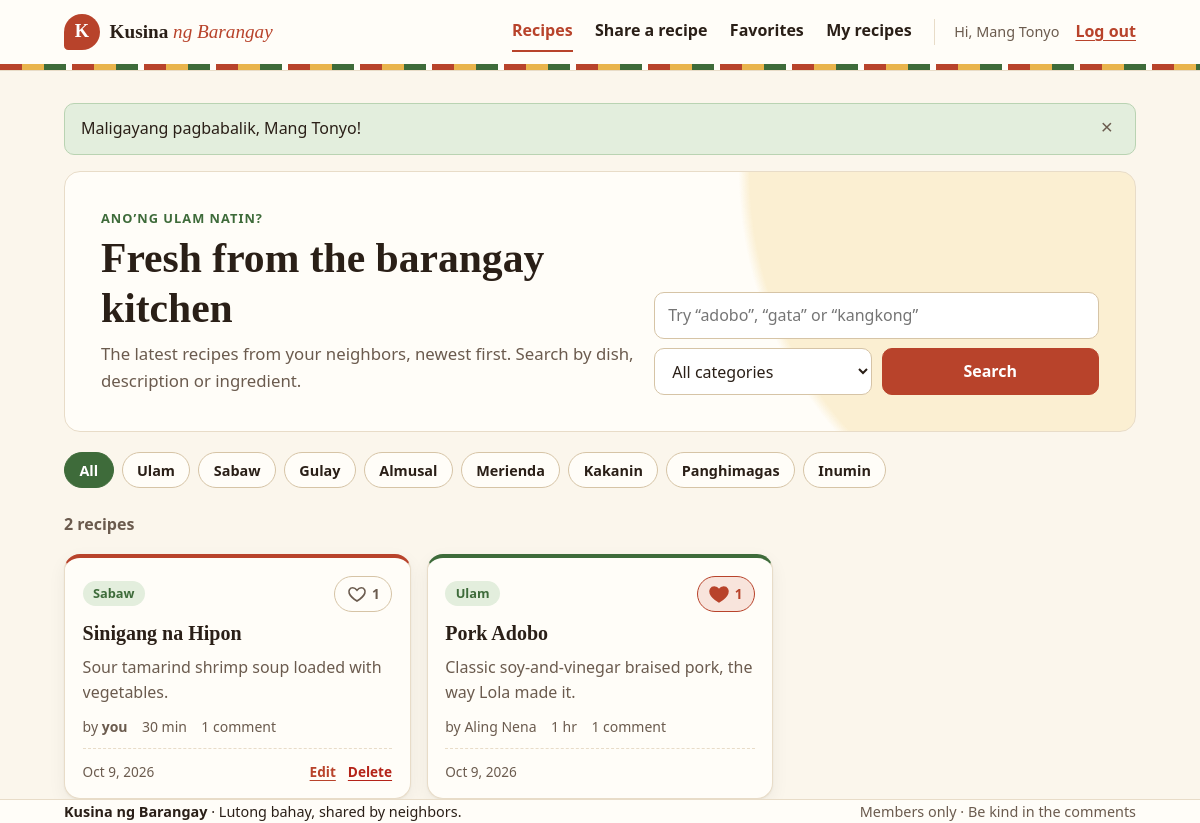
The page /recipes.php (signed in) on the database its author committed.
### tables this page shows
CREATE TABLE categories (
  id           INT UNSIGNED  NOT NULL AUTO_INCREMENT,
  name         VARCHAR(50)   NOT NULL,
  description  VARCHAR(255)  NULL,

  PRIMARY KEY (id),
  UNIQUE KEY uq_categories_name (name)
);

CREATE TABLE recipes (
  id                 INT UNSIGNED      NOT NULL AUTO_INCREMENT,
  user_id            INT UNSIGNED      NOT NULL,
  category_id        INT UNSIGNED      NOT NULL,
  title              VARCHAR(120)      NOT NULL,
  description        VARCHAR(500)      NOT NULL,
  steps              TEXT              NOT NULL,
  servings           TINYINT UNSIGNED  NULL,
  cook_time_minutes  SMALLINT UNSIGNED NULL,
  created_at         TIMESTAMP         NOT NULL DEFAULT CURRENT_TIMESTAMP,
  updated_at         TIMESTAMP         NULL DEFAULT NULL ON UPDATE CURRENT_TIMESTAMP,

  PRIMARY KEY (id),
  KEY idx_recipes_user       (user_id),
  KEY idx_recipes_category   (category_id),
  KEY idx_recipes_created    (created_at),
  FULLTEXT KEY ft_recipes_search (title, description),

  CONSTRAINT fk_recipes_user
    FOREIGN KEY (user_id) REFERENCES users (id)
    ON DELETE CASCADE ON UPDATE CASCADE,
  CONSTRAINT fk_recipes_category
    FOREIGN KEY (category_id) REFERENCES categories (id)
    ON DELETE RESTRICT ON UPDATE CASCADE,

  CONSTRAINT chk_recipes_title     CHECK (CHAR_LENGTH(title) >= 3),
  CONSTRAINT chk_recipes_servings  CHECK (servings IS NULL OR servings BETWEEN 1 AND 50),
  CONSTRAINT chk_recipes_cooktime  CHECK (cook_time_minutes IS NULL OR cook_time_minutes BETWEEN 1 AND 1440)
);

CREATE TABLE users (
  id             INT UNSIGNED  NOT NULL AUTO_INCREMENT,
  username       VARCHAR(30)   NOT NULL,
  email          VARCHAR(255)  NOT NULL,
  password_hash  VARCHAR(255)  NOT NULL,
  display_name   VARCHAR(60)   NOT NULL,
  created_at     TIMESTAMP     NOT NULL DEFAULT CURRENT_TIMESTAMP,

  PRIMARY KEY (id),
  UNIQUE KEY uq_users_username (username),
  UNIQUE KEY uq_users_email    (email),
  CONSTRAINT chk_users_username CHECK (CHAR_LENGTH(username) >= 3)
);

### includes/bootstrap.php (called while the page is built, shortened)
<?php
require_once __DIR__ . '/../config/database.php';
require_once __DIR__ . '/helpers.php';
spl_autoload_register(static function (string $class): void {
    $file = __DIR__ . '/../classes/' . $class . '.php';
});
$session = new SessionManager();
try {
    $pdo = Database::connection();
} catch (PDOException $e) {
    error_log('Database connection failed: ' . $e->getMessage());
    http_response_code(500);
    exit('<h1>Database connection failed</h1><p>Check the settings in <code>config/database.php</code> and make sure MySQL is running and <code>recipe_db</code> is imported.</p>');
}
$categories = new CategoryRepository($pdo);
$recipes    = new RecipeRepository($pdo);

### classes/SessionManager.php (called while the page is built, shortened)
<?php
final class SessionManager
{
    public function isLoggedIn(): bool
    {
        return isset($_SESSION[self::USER_ID]);
    }
    public function userId(): ?int
    {
        return $this->isLoggedIn() ? (int) $_SESSION[self::USER_ID] : null;
    }
    public function displayName(): string
    {
        return (string) ($_SESSION[self::DISPLAY_NAME] ?? '');
    }
    public function pullFlashes(): array
    {
        $flashes = $_SESSION[self::FLASHES] ?? [];
        return $flashes;
    }
}

### classes/RecipeRepository.php (called while the page is built, shortened)
<?php
final class RecipeRepository
{
    public function search(int $viewerId, array $filters, int $page = 1, int $perPage = 9): array
    {
        $where = [];
        $params = [];
        $q = trim($filters['q'] ?? '');
        $whereSql = $where ? ' WHERE ' . implode(' AND ', $where) : '';
        $count = $this->pdo->prepare('SELECT COUNT(*)' . self::FROM_JOINS . $whereSql);
        $count->execute($params);
        $total = (int) $count->fetchColumn();
        $pages = max(1, (int) ceil($total / $perPage));
        $page = min(max(1, $page), $pages);
        $offset = ($page - 1) * $perPage;
        $stmt = $this->pdo->prepare(
            'SELECT ' . self::CARD_COLUMNS . self::FROM_JOINS . $whereSql .
            ' ORDER BY r.created_at DESC, r.id DESC LIMIT ? OFFSET ?'
        );
        $position = 1;
        $stmt->bindValue($position++, $viewerId, PDO::PARAM_INT);
        $stmt->bindValue($position++, $perPage, PDO::PARAM_INT);
        $stmt->bindValue($position, $offset, PDO::PARAM_INT);
        $stmt->execute();
        return [
            'items' => $stmt->fetchAll(),
            'total' => $total,
            'pages' => $pages,
            'page'  => $page,
        ];
    }
}

### classes/CategoryRepository.php (called while the page is built, shortened)
<?php
final class CategoryRepository
{
    public function all(): array
    {
        return $this->pdo->query(
            'SELECT c.id, c.name, c.description, COUNT(r.id) AS recipe_count
               FROM categories c
               LEFT JOIN recipes r ON r.category_id = c.id
              GROUP BY c.id, c.name, c.description
              ORDER BY c.id'
        )->fetchAll();
    }
}

### recipes.php (the view, shortened to what this page needs)
<?php
require __DIR__ . '/includes/bootstrap.php';
$session->requireLogin();
$q = mb_substr(input($_GET, 'q'), 0, Validator::SEARCH_MAX);
$categoryId = positiveInt($_GET['category'] ?? null);
$page = positiveInt($_GET['page'] ?? null) ?? 1;
$categoryList = $categories->all();
$result = $recipes->search($session->userId(), ['q' => $q, 'category' => $categoryId], $page);
$activeNav = 'recipes';
require __DIR__ . '/includes/header.php';
?>
<section class="hero">
    <div>
        <p class="eyebrow">Ano’ng ulam natin?</p>
        <h1>Fresh from the barangay kitchen</h1>
        <p class="lead">The latest recipes from your neighbors, newest first. Search by dish, description or ingredient.</p>
    </div>
    <form class="search-bar" method="get" action="recipes.php" role="search">
        <input id="q" name="q" type="search" value="<?= e($q) ?>" maxlength="<?= Validator::SEARCH_MAX ?>"
               placeholder="Try “adobo”, “gata” or “kangkong”">
        <select id="category" name="category" data-autosubmit>
            <option value="">All categories</option>
        </select>
        <button type="submit" class="btn">Search</button>
    </form>
</section>
<nav class="chips" aria-label="Categories">
    <a class="chip" href="<?= e(pageUrl('recipes.php', ['q' => $q])) ?>" <?= $categoryId === null ? 'aria-current="page"' : '' ?>>All</a>
    <?php foreach ($categoryList as $category): ?>
        <a class="chip"
           href="<?= e(pageUrl('recipes.php', ['q' => $q, 'category' => (int) $category['id']])) ?>"
           <?= (int) $category['id'] === $categoryId ? 'aria-current="page"' : '' ?>>
            <?= e($category['name']) ?>
        </a>
    <?php endforeach; ?>
</nav>
<div class="results-bar">
    <p>
        <strong><?= e(plural($result['total'], 'recipe')) ?></strong>
    </p>
</div>
<?php if (!$result['items']): ?>
    <section class="empty-state">
        <h2>Walang nahanap.</h2>
        <p>No recipes match yet. Try another word, or be the first to share one.</p>
        <a class="btn" href="recipe_create.php">Share a recipe</a>
    </section>
<?php else: ?>
    <div class="recipe-grid">
        <?php foreach ($result['items'] as $recipe): ?>
            <?php require __DIR__ . '/includes/recipe_card.php'; ?>
        <?php endforeach; ?>
    </div>
<?php endif; ?>
<?php
require __DIR__ . '/includes/footer.php';

### includes/header.php (shortened to what this page needs)
<?php
$activeNav = $activeNav ?? '';
?>
<!DOCTYPE html>
<html lang="en">
<head>
    <link rel="stylesheet" href="assets/css/style.css">
</head>
<body class="<?= e($bodyClass ?? '') ?>">
<header class="site-header">
    <div class="container header-inner">
        <a class="brand" href="<?= $session->isLoggedIn() ? 'recipes.php' : 'login.php' ?>">
            <span class="brand-mark" aria-hidden="true">K</span>
            <span class="brand-text">Kusina <span>ng Barangay</span></span>
        </a>
        <?php if ($session->isLoggedIn()): ?>
            <nav id="site-nav" class="site-nav" aria-label="Main">
                <?= navLink('recipes.php', 'Recipes', $activeNav) ?>
                <?= navLink('recipe_create.php', 'Share a recipe', $activeNav) ?>
                <?= navLink('favorites.php', 'Favorites', $activeNav) ?>
                <?= navLink('my_recipes.php', 'My recipes', $activeNav) ?>
                <div class="nav-user">
                    <span class="nav-user-name">Hi, <?= e($session->displayName()) ?></span>
                    <form method="post" action="logout.php">
                        <button type="submit" class="link-button">Log out</button>
                    </form>
                </div>
            </nav>
        <?php endif; ?>
    </div>
    <div class="banig" aria-hidden="true"></div>
</header>
<main id="main" class="container page">
    <?php foreach ($session->pullFlashes() as $flash): ?>
        <div class="flash flash-<?= e($flash['type']) ?>" role="status">
            <span><?= e($flash['message']) ?></span>
            <button type="button" class="flash-close" aria-label="Dismiss">&times;</button>
        </div>
    <?php endforeach; ?>

### includes/helpers.php (shortened to what this page needs)
<?php
function e(mixed $value): string
{
    return htmlspecialchars((string) ($value ?? ''), ENT_QUOTES | ENT_SUBSTITUTE, 'UTF-8');
}
function input(array $source, string $key): string
{
    $value = $source[$key] ?? '';
    return is_string($value) ? trim($value) : '';
}
function positiveInt(mixed $value): ?int
{
    $id = filter_var($value, FILTER_VALIDATE_INT, ['options' => ['min_range' => 1]]);
    return $id === false ? null : $id;
}
function navLink(string $href, string $label, string $active): string
{
    $current = basename($href, '.php') === $active ? ' aria-current="page"' : '';
    return '<a href="' . e($href) . '"' . $current . '>' . e($label) . '</a>';
}
function formatDate(?string $timestamp): string
{
    return $timestamp ? date('M j, Y', strtotime($timestamp)) : '';
}
function plural(int $count, string $singular, ?string $pluralForm = null): string
{
    return $count . ' ' . ($count === 1 ? $singular : ($pluralForm ?? $singular . 's'));
}
function cookTimeLabel(?int $minutes): string
{
    if ($minutes < 60) {
        return $minutes . ' min';
    }
    $hours = intdiv($minutes, 60);
    $rest = $minutes % 60;
    return $hours . ' hr' . ($rest ? ' ' . $rest . ' min' : '');
}
function pageUrl(string $page, array $params): string
{
    $params = array_filter($params, static fn ($v) => $v !== null && $v !== '');
    return $page . ($params ? '?' . http_build_query($params) : '');
}

### includes/recipe_card.php (shortened to what this page needs)
<?php
$isOwner = (int) $recipe['user_id'] === $session->userId();
$isFavorite = (bool) $recipe['is_favorite'];
$favCount = (int) $recipe['favorite_count'];
?>
<article class="recipe-card" data-recipe-card="<?= (int) $recipe['id'] ?>">
    <div class="card-top">
        <a class="tag" href="<?= e(pageUrl('recipes.php', ['category' => (int) $recipe['category_id']])) ?>">
            <?= e($recipe['category_name']) ?>
        </a>
        <button type="button"
                class="fav-btn"
                data-favorite
                data-recipe-id="<?= (int) $recipe['id'] ?>"
                <?= !empty($removeOnUnfavorite) ? 'data-remove-card' : '' ?>
                aria-pressed="<?= $isFavorite ? 'true' : 'false' ?>"
                aria-label="<?= $isFavorite ? 'Remove from favorites' : 'Save to favorites' ?>">
            <svg viewBox="0 0 24 24" width="20" height="20" aria-hidden="true"><path d="M12 20.5s-7.5-4.6-9.3-9.2C1.4 8 3.3 4.5 6.9 4.5c2.1 0 3.5 1.1 5.1 3 1.6-1.9 3-3 5.1-3 3.6 0 5.5 3.5 4.2 6.8-1.8 4.6-9.3 9.2-9.3 9.2z"/></svg>
            <span class="fav-count" data-fav-count="<?= (int) $recipe['id'] ?>"><?= $favCount ?></span>
        </button>
    </div>
    <h3 class="card-title">
        <a href="recipe.php?id=<?= (int) $recipe['id'] ?>"><?= e($recipe['title']) ?></a>
    </h3>
    <p class="card-description"><?= e($recipe['description']) ?></p>
    <ul class="card-meta">
        <li>by <?= $isOwner ? '<strong>you</strong>' : e($recipe['author_name']) ?></li>
        <?php if ($recipe['cook_time_minutes']): ?>
            <li><?= e(cookTimeLabel((int) $recipe['cook_time_minutes'])) ?></li>
        <?php endif; ?>
        <li><?= e(plural((int) $recipe['comment_count'], 'comment')) ?></li>
    </ul>
    <div class="card-footer">
        <time datetime="<?= e($recipe['created_at']) ?>"><?= e(formatDate($recipe['created_at'])) ?></time>
        <?php if ($isOwner): ?>
            <span class="card-owner-actions">
                <a href="recipe_edit.php?id=<?= (int) $recipe['id'] ?>">Edit</a>
                <form method="post" action="recipe_delete.php" data-confirm="Delete “<?= e($recipe['title']) ?>”? This also removes its comments.">
                    <button type="submit" class="link-button danger">Delete</button>
                </form>
            </span>
        <?php endif; ?>
    </div>
</article>

### includes/footer.php (shortened to what this page needs)
</main>
<footer class="site-footer">
    <div class="container footer-inner">
        <p><strong><?= e(APP_NAME) ?></strong> · Lutong bahay, shared by neighbors.</p>
        <p class="muted">Members only · Be kind in the comments</p>
    </div>
</footer>
</body>
</html>

### rows shown on the page
categories: name "Ulam"
categories: name "Sabaw"
categories: name "Gulay"
categories: name "Almusal"
categories: name "Merienda"
categories: name "Kakanin"
categories: name "Panghimagas"
categories: name "Inumin"
recipes: category.name "Sabaw", favCount "1", title "Sinigang na Hipon", description "Sour tamarind shrimp soup loaded with vegetables.", shows "you", cook_time_minutes "30 min", comment_count "1 comment", created_at "Oct 9, 2026"
recipes: category.name "Ulam", favCount "1", title "Pork Adobo", description "Classic soy-and-vinegar braised pork, the way Lola made it.", user.display_name "Aling Nena", cook_time_minutes "1 hr", comment_count "1 comment", created_at "Oct 9, 2026"

### other values the page prints
$label "Recipes Share a recipe Favorites My recipes"
$session->displayName() "Mang Tonyo"
$flash['message'] "Maligayang pagbabalik, Mang Tonyo!"
plural($result['total'], 'recipe') "2 recipes"
APP_NAME "Kusina ng Barangay"
